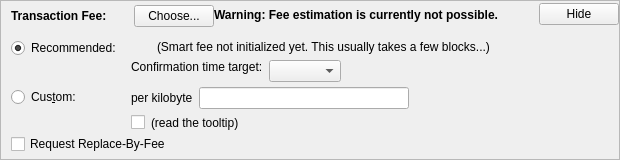
      <widget class="QFrame" name="frameFee">
       <property name="sizePolicy">
        <sizepolicy hsizetype="Preferred" vsizetype="Fixed">
         <horstretch>0</horstretch>
         <verstretch>0</verstretch>
        </sizepolicy>
       </property>
       <property name="frameShape">
        <enum>QFrame::StyledPanel</enum>
       </property>
       <property name="frameShadow">
        <enum>QFrame::Raised</enum>
       </property>
       <layout class="QVBoxLayout" name="verticalLayout_5">
        <property name="spacing">
         <number>0</number>
        </property>
        <property name="leftMargin">
         <number>0</number>
        </property>
        <property name="topMargin">
         <number>0</number>
        </property>
        <property name="rightMargin">
         <number>0</number>
        </property>
        <property name="bottomMargin">
         <number>0</number>
        </property>
        <item>
         <layout class="QVBoxLayout" name="verticalLayoutFee2" stretch="0,0,0">
          <property name="spacing">
           <number>0</number>
          </property>
          <property name="leftMargin">
           <number>10</number>
          </property>
          <property name="topMargin">
           <number>0</number>
          </property>
          <item>
           <layout class="QHBoxLayout" name="horizontalLayoutFee1">
            <property name="bottomMargin">
             <number>0</number>
            </property>
            <item>
             <layout class="QVBoxLayout" name="verticalLayoutFee7">
              <property name="spacing">
               <number>0</number>
              </property>
              <item>
               <spacer name="verticalSpacerSmartFee">
                <property name="orientation">
                 <enum>Qt::Vertical</enum>
                </property>
                <property name="sizeType">
                 <enum>QSizePolicy::Fixed</enum>
                </property>
                <property name="sizeHint" stdset="0">
                 <size>
                  <width>1</width>
                  <height>4</height>
                 </size>
                </property>
               </spacer>
              </item>
              <item>
               <layout class="QHBoxLayout" name="horizontalLayoutSmartFee">
                <property name="spacing">
                 <number>10</number>
                </property>
                <item>
                 <widget class="QLabel" name="labelFeeHeadline">
                  <property name="sizePolicy">
                   <sizepolicy hsizetype="Preferred" vsizetype="Maximum">
                    <horstretch>0</horstretch>
                    <verstretch>0</verstretch>
                   </sizepolicy>
                  </property>
                  <property name="font">
                   <font>
                    <weight>75</weight>
                    <bold>true</bold>
                   </font>
                  </property>
                  <property name="styleSheet">
                   <string notr="true">font-weight:bold;</string>
                  </property>
                  <property name="text">
                   <string>Transaction Fee:</string>
                  </property>
                 </widget>
                </item>
                <item>
                 <widget class="QLabel" name="labelFeeMinimized">
                  <property name="text">
                   <string/>
                  </property>
                 </widget>
                </item>
                <item>
                 <widget class="QPushButton" name="buttonChooseFee">
                  <property name="text">
                   <string>Choose...</string>
                  </property>
                 </widget>
                </item>
               </layout>
              </item>
              <item>
               <spacer name="verticalSpacer_5">
                <property name="orientation">
                 <enum>Qt::Vertical</enum>
                </property>
                <property name="sizeHint" stdset="0">
                 <size>
                  <width>1</width>
                  <height>1</height>
                 </size>
                </property>
               </spacer>
              </item>
             </layout>
            </item>
            <item>
             <widget class="QLabel" name="fallbackFeeWarningLabel">
              <property name="font">
               <font>
                <weight>75</weight>
                <bold>true</bold>
               </font>
              </property>
              <property name="toolTip">
               <string>Using the fallbackfee can result in sending a transaction that will take several hours or days (or never) to confirm. Consider choosing your fee manually or wait until you have validated the complete chain.</string>
              </property>
              <property name="text">
               <string>Warning: Fee estimation is currently not possible.</string>
              </property>
              <property name="wordWrap">
               <bool>false</bool>
              </property>
             </widget>
            </item>
            <item>
             <spacer name="horizontalSpacer_5">
              <property name="orientation">
               <enum>Qt::Horizontal</enum>
              </property>
              <property name="sizeType">
               <enum>QSizePolicy::MinimumExpanding</enum>
              </property>
              <property name="sizeHint" stdset="0">
               <size>
                <width>40</width>
                <height>20</height>
               </size>
              </property>
             </spacer>
            </item>
            <item>
             <widget class="QPushButton" name="buttonMinimizeFee">
              <property name="toolTip">
               <string>collapse fee-settings</string>
              </property>
              <property name="text">
               <string>Hide</string>
              </property>
             </widget>
            </item>
           </layout>
          </item>
          <item>
           <widget class="QFrame" name="frameFeeSelection">
            <layout class="QVBoxLayout" name="verticalLayoutFee12">
             <property name="spacing">
              <number>0</number>
             </property>
             <property name="leftMargin">
              <number>0</number>
             </property>
             <property name="topMargin">
              <number>0</number>
             </property>
             <property name="rightMargin">
              <number>0</number>
             </property>
             <property name="bottomMargin">
              <number>0</number>
             </property>
             <item>
              <layout class="QGridLayout" name="gridLayoutFee">
               <property name="topMargin">
                <number>10</number>
               </property>
               <property name="bottomMargin">
                <number>4</number>
               </property>
               <property name="horizontalSpacing">
                <number>10</number>
               </property>
               <property name="verticalSpacing">
                <number>4</number>
               </property>
               <item row="1" column="1">
                <layout class="QVBoxLayout" name="verticalLayoutFee8">
                 <property name="spacing">
                  <number>6</number>
                 </property>
                 <item>
                  <layout class="QHBoxLayout" name="horizontalLayoutFee13">
                   <item>
                    <widget class="QLabel" name="labelCustomPerKilobyte">
                     <property name="toolTip">
                      <string>If the custom fee is set to 1000 satoshis and the transaction is only 250 bytes, then &quot;per kilobyte&quot; only pays 250 satoshis in fee, while &quot;total at least&quot; pays 1000 satoshis. For transactions bigger than a kilobyte both pay by kilobyte.</string>
                     </property>
                     <property name="text">
                      <string>per kilobyte</string>
                     </property>
                    </widget>
                   </item>
                   <item>
                    <widget class="SlimecoinAmountField" name="customFee"/>
                   </item>
                   <item>
                    <spacer name="horizontalSpacer_6">
                     <property name="orientation">
                      <enum>Qt::Horizontal</enum>
                     </property>
                     <property name="sizeHint" stdset="0">
                      <size>
                       <width>1</width>
                       <height>1</height>
                      </size>
                     </property>
                    </spacer>
                   </item>
                  </layout>
                 </item>
                 <item>
                  <layout class="QHBoxLayout" name="horizontalLayoutFee8">
                   <item>
                    <widget class="QCheckBox" name="checkBoxMinimumFee">
                     <property name="toolTip">
                      <string>Paying only the minimum fee is just fine as long as there is less transaction volume than space in the blocks. But be aware that this can end up in a never confirming transaction once there is more demand for slimecoin transactions than the network can process.</string>
                     </property>
                     <property name="text">
                      <string/>
                     </property>
                    </widget>
                   </item>
                   <item>
                    <widget class="QLabel" name="labelMinFeeWarning">
                     <property name="enabled">
                      <bool>true</bool>
                     </property>
                     <property name="toolTip">
                      <string>Paying only the minimum fee is just fine as long as there is less transaction volume than space in the blocks. But be aware that this can end up in a never confirming transaction once there is more demand for slimecoin transactions than the network can process.</string>
                     </property>
                     <property name="text">
                      <string>(read the tooltip)</string>
                     </property>
                     <property name="margin">
                      <number>5</number>
                     </property>
                    </widget>
                   </item>
                   <item>
                    <spacer name="horizontalSpacer_7">
                     <property name="orientation">
                      <enum>Qt::Horizontal</enum>
                     </property>
                     <property name="sizeHint" stdset="0">
                      <size>
                       <width>1</width>
                       <height>1</height>
                      </size>
                     </property>
                    </spacer>
                   </item>
                  </layout>
                 </item>
                </layout>
               </item>
               <item row="0" column="0">
                <layout class="QVBoxLayout" name="verticalLayoutFee4" stretch="0,1">
                 <item>
                  <widget class="QRadioButton" name="radioSmartFee">
                   <property name="text">
                    <string>Recommended:</string>
                   </property>
                   <property name="checked">
                    <bool>true</bool>
                   </property>
                   <attribute name="buttonGroup">
                    <string notr="true">groupFee</string>
                   </attribute>
                  </widget>
                 </item>
                 <item>
                  <spacer name="verticalSpacer_4">
                   <property name="orientation">
                    <enum>Qt::Vertical</enum>
                   </property>
                   <property name="sizeHint" stdset="0">
                    <size>
                     <width>1</width>
                     <height>1</height>
                    </size>
                   </property>
                  </spacer>
                 </item>
                </layout>
               </item>
               <item row="1" column="0">
                <layout class="QVBoxLayout" name="verticalLayoutFee9" stretch="0,1">
                 <item>
                  <widget class="QRadioButton" name="radioCustomFee">
                   <property name="text">
                    <string>Cus&amp;tom:</string>
                   </property>
                   <attribute name="buttonGroup">
                    <string notr="true">groupFee</string>
                   </attribute>
                  </widget>
                 </item>
                 <item>
                  <spacer name="verticalSpacer_6">
                   <property name="orientation">
                    <enum>Qt::Vertical</enum>
                   </property>
                   <property name="sizeHint" stdset="0">
                    <size>
                     <width>1</width>
                     <height>1</height>
                    </size>
                   </property>
                  </spacer>
                 </item>
                </layout>
               </item>
               <item row="0" column="1">
                <layout class="QVBoxLayout" name="verticalLayoutFee3" stretch="0,0,1">
                 <property name="spacing">
                  <number>6</number>
                 </property>
                 <property name="topMargin">
                  <number>2</number>
                 </property>
                 <item>
                  <layout class="QHBoxLayout" name="horizontalLayoutFee12">
                   <item>
                    <widget class="QLabel" name="labelSmartFee">
                     <property name="text">
                      <string/>
                     </property>
                     <property name="margin">
                      <number>2</number>
                     </property>
                    </widget>
                   </item>
                   <item>
                    <widget class="QLabel" name="labelFeeEstimation">
                     <property name="text">
                      <string/>
                     </property>
                    </widget>
                   </item>
                   <item>
                    <widget class="QLabel" name="labelSmartFee2">
                     <property name="text">
                      <string>(Smart fee not initialized yet. This usually takes a few blocks...)</string>
                     </property>
                     <property name="margin">
                      <number>2</number>
                     </property>
                    </widget>
                   </item>
                   <item>
                    <spacer name="horizontalSpacer_8">
                     <property name="orientation">
                      <enum>Qt::Horizontal</enum>
                     </property>
                     <property name="sizeHint" stdset="0">
                      <size>
                       <width>1</width>
                       <height>1</height>
                      </size>
                     </property>
                    </spacer>
                   </item>
                  </layout>
                 </item>
                 <item>
                  <layout class="QHBoxLayout" name="horizontalLayoutFee9">
                   <item>
                    <layout class="QVBoxLayout" name="verticalLayoutFee6">
                     <item>
                      <widget class="QLabel" name="labelSmartFee3">
                       <property name="text">
                        <string>Confirmation time target:</string>
                       </property>
                       <property name="margin">
                        <number>2</number>
                       </property>
                      </widget>
                     </item>
                     <item>
                      <spacer name="verticalSpacer_7">
                       <property name="orientation">
                        <enum>Qt::Vertical</enum>
                       </property>
                       <property name="sizeHint" stdset="0">
                        <size>
                         <width>1</width>
                         <height>1</height>
                        </size>
                       </property>
                      </spacer>
                     </item>
                    </layout>
                   </item>
                   <item>
                    <layout class="QVBoxLayout" name="verticalLayoutFee5">
                     <property name="rightMargin">
                      <number>30</number>
                     </property>
                     <item>
                      <layout class="QHBoxLayout" name="horizontalLayoutConfTarget">
                       <property name="bottomMargin">
                        <number>0</number>
                       </property>
                       <item>
                        <widget class="QComboBox" name="confTargetSelector"/>
                       </item>
                       <item>
                        <spacer name="horizontalSpacerConfTarget">
                         <property name="orientation">
                          <enum>Qt::Horizontal</enum>
                         </property>
                         <property name="sizeHint" stdset="0">
                          <size>
                           <width>40</width>
                           <height>20</height>
                          </size>
                         </property>
                        </spacer>
                       </item>
                      </layout>
                     </item>
                    </layout>
                   </item>
                  </layout>
                 </item>
                 <item>
                  <spacer name="verticalSpacer_8">
                   <property name="orientation">
                    <enum>Qt::Vertical</enum>
                   </property>
                   <property name="sizeHint" stdset="0">
                    <size>
                     <width>1</width>
                     <height>1</height>
                    </size>
                   </property>
                  </spacer>
                 </item>
                </layout>
               </item>
              </layout>
             </item>
             <item>
              <widget class="QCheckBox" name="optInRBF">
               <property name="toolTip">
                <string>Indicates that the sender may wish to replace this transaction with a new one paying higher fees (prior to being confirmed).</string>
               </property>
               <property name="text">
                <string>Request Replace-By-Fee</string>
               </property>
              </widget>
             </item>
            </layout>
           </widget>
          </item>
          <item>
           <spacer name="verticalSpacerFee">
            <property name="orientation">
             <enum>Qt::Vertical</enum>
            </property>
            <property name="sizeType">
             <enum>QSizePolicy::Expanding</enum>
            </property>
            <property name="sizeHint" stdset="0">
             <size>
              <width>40</width>
              <height>5</height>
             </size>
            </property>
           </spacer>
          </item>
         </layout>
        </item>
       </layout>
      </widget>
